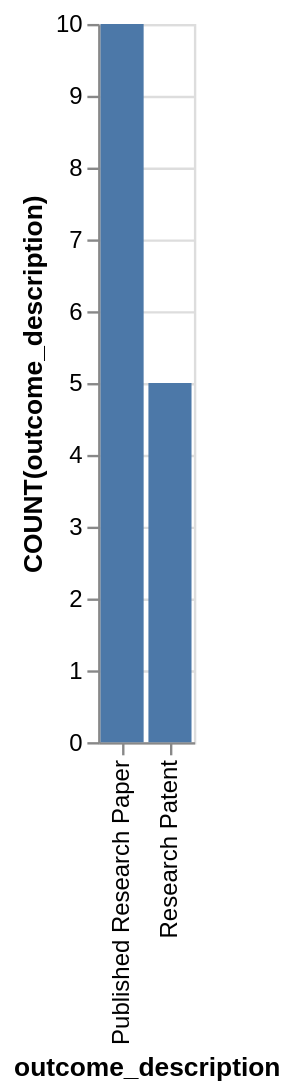

This figure's Vega-Lite source:
### Vega-Lite specification from a JSON file in a GitHub repository (floating-point values rounded to 4 significant figures)
{"data": {"values": [{"x_data": "Published Research Paper", "y_data": 10}, {"x_data": "Research Patent", "y_data": 5}]}, "mark": "bar", "encoding": {"x": {"field": "x_data", "type": "nominal", "title": "outcome_description", "sort": "ascending"}, "y": {"field": "y_data", "type": "quantitative", "title": "COUNT(outcome_description)"}}}
